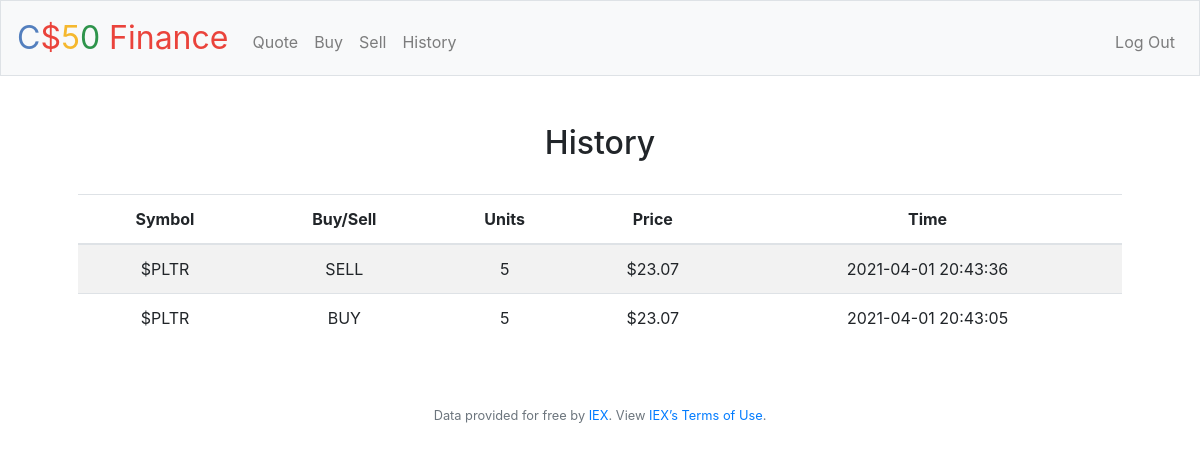
The page /history (signed in) on the database its author committed.
### tables this page shows
CREATE TABLE orders (id INTEGER, symbol TEXT, type TEXT, units INTEGER, price NUMERIC, time DATETIME, FOREIGN KEY(id) REFERENCES users(id));

### application.py (the view)
@app.route("/history")
@login_required
def history():
    orders = db.execute("SELECT * FROM orders WHERE id = ?", session["user_id"])
    if not orders:
        return apology("you haven't made any trades", 404)
    return render_template("history.html", orders=orders[::-1])

### application.py (called while the page is built)
@app.after_request
def after_request(response):
    response.headers["Cache-Control"] = "no-cache, no-store, must-revalidate"
    response.headers["Expires"] = 0
    response.headers["Pragma"] = "no-cache"
    return response

### helpers.py (called while the page is built)
def login_required(f):
    @wraps(f)
    def decorated_function(*args, **kwargs):
        if session.get("user_id") is None:
            return redirect("/login")
        return f(*args, **kwargs)
    return decorated_function

def usd(value):
    return f"${value:,.2f}"

### templates/history.html (shortened to what this page needs)
{% extends "layout.html" %}
{% block main %}
    <div class="section">
        <h2>History</h2>
        <br>
        <table class="table table-striped">
            <thead>
                <tr>
                    <th>Symbol</th>
                    <th>Buy/Sell</th>
                    <th>Units</th>
                    <th>Price</th>
                    <th>Time</th>
                </tr>
            </thead>
            <tbody>
                {% for order in orders %}
                    <tr>
                        <td>${{ order.symbol }}</td>
                        <td>{{ order.type }}</td>
                        <td>{{ order.units }}</td>
                        <td>{{ order.price | usd }}</td>
                        <td>{{ order.time }}</td>
                    </tr>
                {% endfor %}
            </tbody>
        </table>
    </div>
{% endblock %}

### static/styles.css (style rules this page uses)
table { background-color: transparent; margin-bottom: 1rem; width: 100%; }
table th, table td { padding: 0.75rem; vertical-align: middle; }

### rows shown on the page
orders: symbol "PLTR", type "SELL", units "5", price "$23.07", time "2021-04-01 20:43:36"
orders: symbol "PLTR", type "BUY", units "5", price "$23.07", time "2021-04-01 20:43:05"
